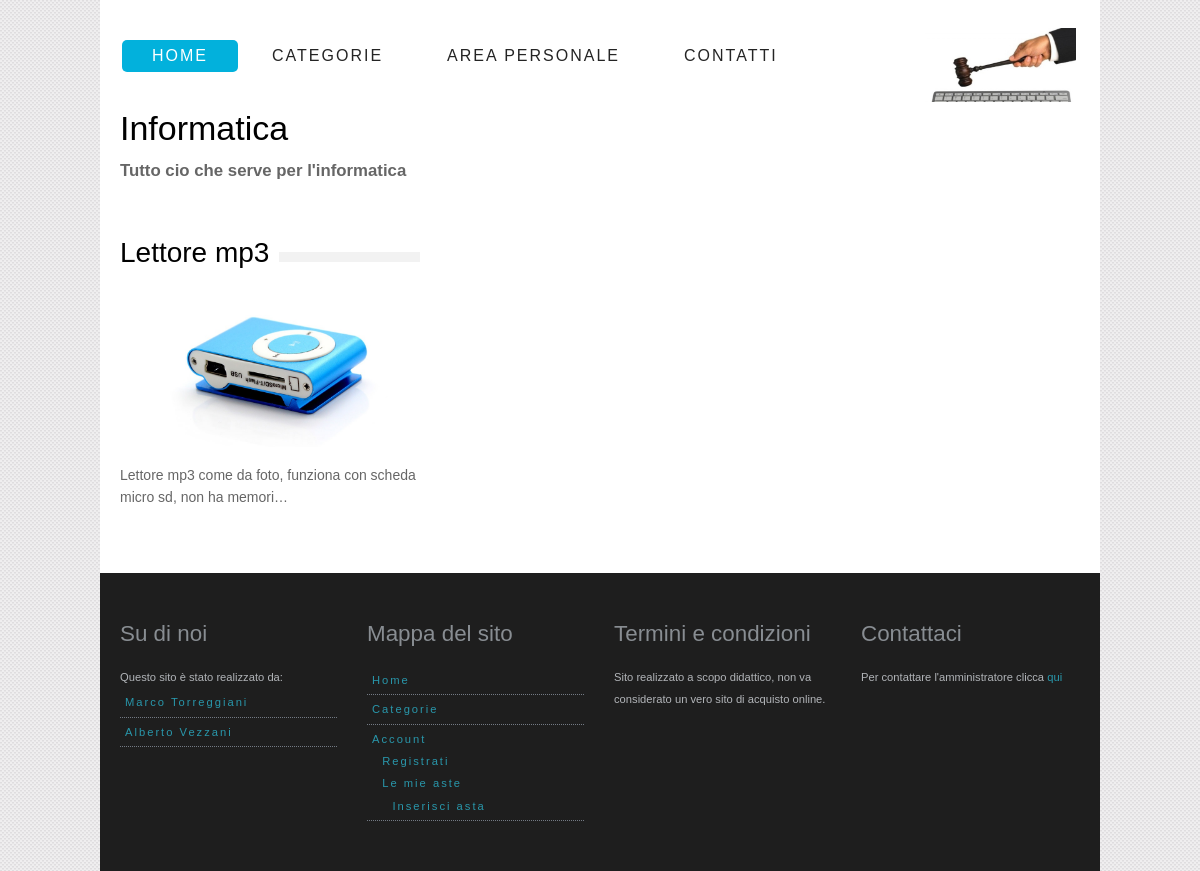
/categorie/2, run on an earlier commit of the app's database.
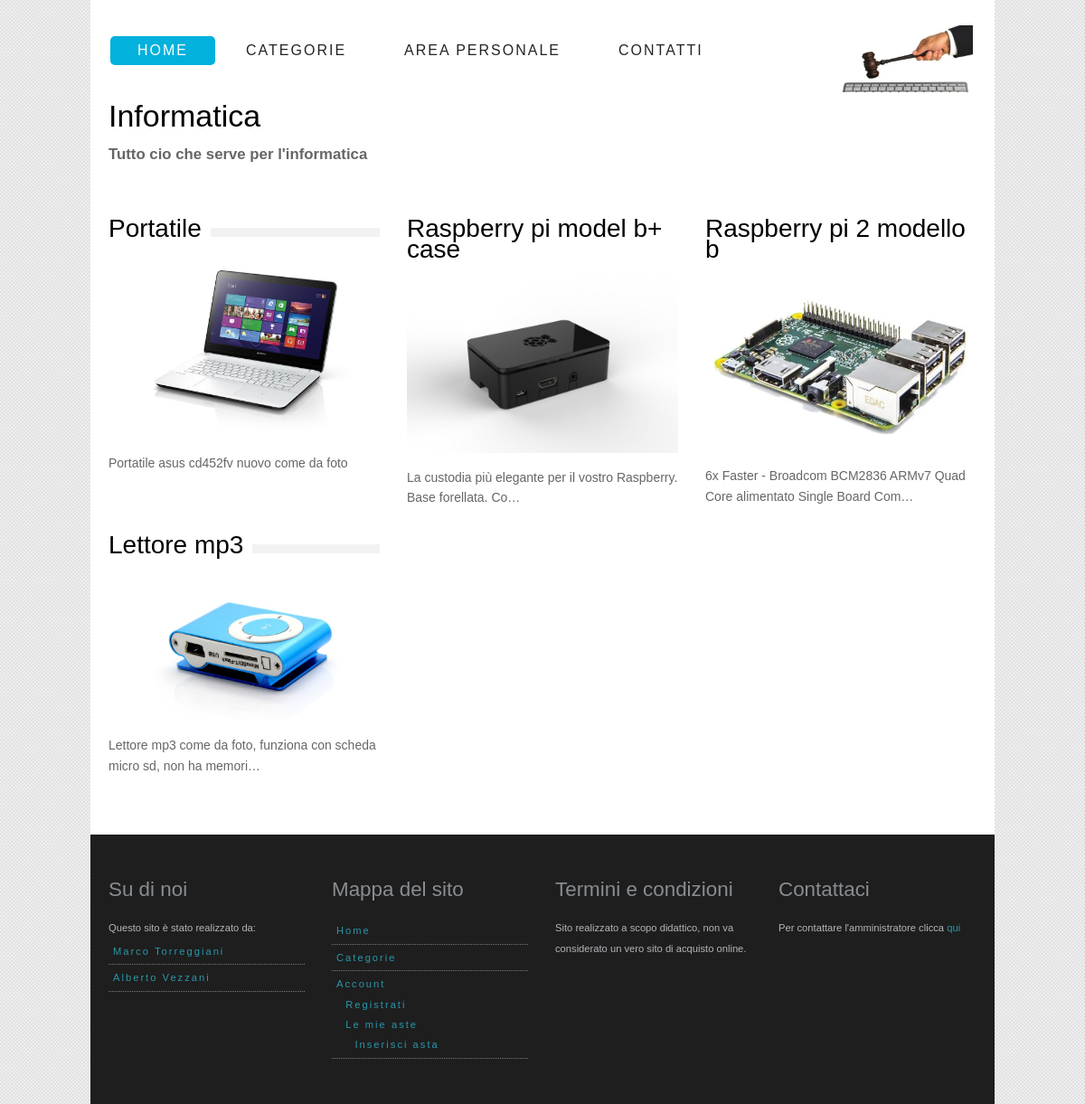
And on a later commit of the database.
### AsteOnLine/models.py (models this page shows, shortened)
class Asta (models.Model):
    creatore = models.ForeignKey(MyUser)
    titolo = models.CharField(max_length=140)
    descrizione = models.TextField(max_length=900)
    foto = models.ImageField(upload_to=get_nome, default=settings.NO_MEDIA)
    data_apertura = models.DateTimeField(default=timezone.now)
    data_chiusura = models.DateTimeField(default=timezone.now()+datetime.timedelta(days=1))
    categoria= models.ForeignKey(Categoria)
    base_asta = models.DecimalField(max_digits=8,decimal_places=2,default=0.10)
    offerta_corrente = models.DecimalField(max_digits=8,decimal_places=2,default=0.00)
    stato = models.CharField(max_length=15, choices=SCELTE_STATO, default=SCELTE_STATO[0])
    def image_tag(self):
        """
        Funzione che implementa la visualizzazione della foto dell'asta.
        Viene usata nell'interfaccia di admin per mostrare le foto.
        :return: html che visualizza la foto
        """
        return u'<p align ="center"><img src="%s" width ="100px" align ="middle"/></p>' % self.foto.url
    image_tag.short_description = 'Foto'
    image_tag.allow_tags = True
    class Meta:
        verbose_name_plural = 'Aste'
    def attiva(self):
        return self.data_chiusura>timezone.now()
    attiva.admin_order_field = '-data_chiusura'
    attiva.boolean = True
    attiva.short_description = 'Attiva?'

### AsteOnLine/views.py (the view)
# urls.py: url(r'^categorie/(?P<id_categoria>[0-9]+)$', views.dettaglio_categoria, name ='dettagliocategoria'),
def dettaglio_categoria(request,id_categoria):
    aste=Asta.objects.filter(categoria=id_categoria).order_by('-data_apertura')
    l=[]
    for a in aste:
        if a.attiva():
            l.append(a)
    categoria=get_object_or_404(Categoria,pk=id_categoria)
    context={'aste':l,'categoria':categoria}
    return render(request,'AsteOnLine/dettaglio_categoria.html',context)

### AsteOnLine/templates/AsteOnLine/dettaglio_categoria.html (shortened to what this page needs)
{% extends "AsteOnLine/base.html" %}
{% block body %}
    <h1>{{ categoria.nome|capfirst }}</h1>
    <h4>
    {{ categoria.descrizione|capfirst }}
    </h4>
    <div style="clear:both; height: 40px"></div>
    {% if aste %}
        {% for asta in aste %}
            {% if forloop.counter|divisibleby:3 %}
                <div class="one-third last">
            {% else %}
                <div class="one-third">
            {% endif %}
                <a href="{% url 'AsteOnLine:offerta' asta.id %}">
                <div class="heading_bg">
                    <h2>{{ asta.titolo|lower|capfirst|truncatechars_html:30}}</h2>
                </div>
                <img src="../../media/{{ asta.foto }}" alt="" width="300px" >
                </a>
                <p> {{ asta.descrizione|truncatechars_html:73 }}</p>
            </div>
        {% endfor %}
    {% else %}
        <p>Non ci sono aste attive in questa categoria</p>
    {% endif %}
{% endblock %}

What changed in the data, as far as the page shows it:
now on this page (row edited): Asta: titolo "Portatile", foto (picture), descrizione "Portatile asus cd452fv nuovo come da foto"
added Asta: titolo "Raspberry pi model b+ case", foto (picture), descrizione "La custodia più elegante per il vostro Raspberry. Base forellata. Co…"
added Asta: titolo "Raspberry pi 2 modello b", foto (picture), descrizione "6x Faster - Broadcom BCM2836 ARMv7 Quad Core alimentato Single Board Com…"
